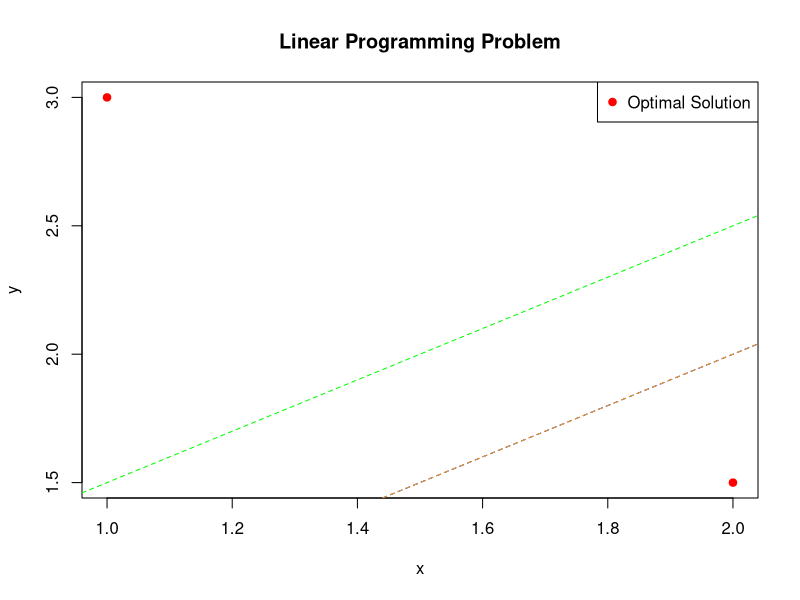

This figure's R source:
# Load the lpSolve package
library(lpSolve)

# Define the coefficients of the objective function
objective_coefficients <- c(5, 4)

# Define the coefficients of the constraints and the right-hand side values
constraint_coefficients <- matrix(c(6, 4, 1, 2, -1, 1, 0, 1), nrow = 4, byrow = TRUE)
rhs_values <- c(24, 6, 1, 2)
constraint_direction <- c("<=", "<=", "<=", "<=")

# Solve the Linear Programming Problem (LPP)
lp_result <- lp("max", objective_coefficients, constraint_coefficients, constraint_direction, rhs_values)

# Extract the optimal solution and the optimal objective function value
optimal_solution <- lp_result$solution
optimal_objective_value <- lp_result$objval

# Print the optimal solution and the optimal objective function value
cat("\n\nOptimal Solution: (", optimal_solution[1], ", ", optimal_solution[2], ")\n")
cat("Optimal Objective Function Value: ", optimal_objective_value, "\n")

plot(optimal_solution, type = "p", pch = 19, col = "red", main = "Linear Programming Problem", xlab = "x", ylab = "y")
abline(0, 1, col = "blue", lty = 2) # Constraint 1: 6x + 4y <= 24
abline(0.5, 1, col = "green", lty = 2) # Constraint 2: x + 2y <= 6
abline(1, -1, col = "purple", lty = 2) # Constraint 3: -x + y <= 1
abline(0, 1, col = "orange", lty = 2) # Constraint 4: y <= 2
legend("topright", legend = "Optimal Solution", pch = 19, col = "red")
